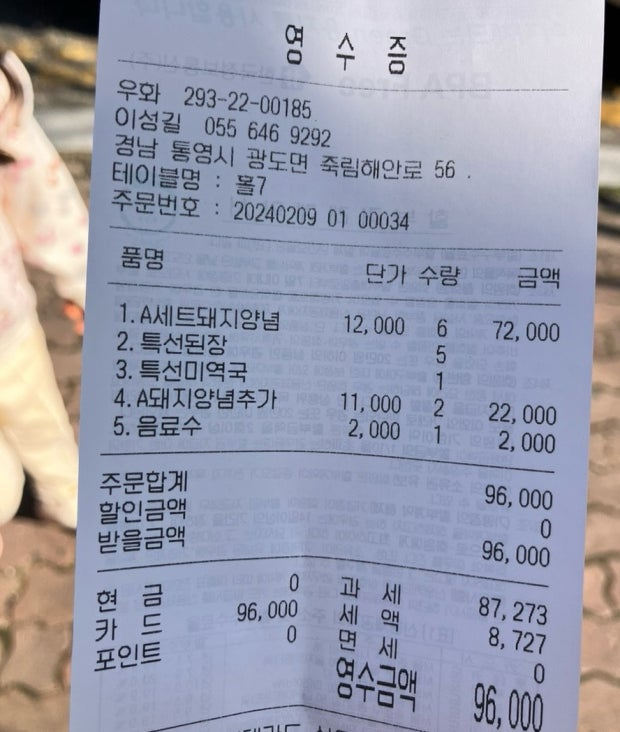
#> input picture AI/review/receipt_10.jpg, 620 x 732 px
$ python -i receipt_preprocess.py   (imports and definitions only)
#> lines starting #> are read from the running program, lines starting #| are printed output that depends on the picture
import cv2
import numpy as np

def preprocess_image(image_bytes: bytes) -> np.ndarray:
    img_array = np.frombuffer(image_bytes, np.uint8)
    bgr = cv2.imdecode(img_array, cv2.IMREAD_COLOR)
    bgr = cv2.resize(bgr, None, fx=2.0, fy=2.0, interpolation=cv2.INTER_CUBIC)

    gray = cv2.cvtColor(bgr, cv2.COLOR_BGR2GRAY)

    # 가벼운 노이즈 제거
    gray = cv2.fastNlMeansDenoising(gray, None, h=8)

    # 대비만 살짝
    clahe = cv2.createCLAHE(clipLimit=2.0, tileGridSize=(8, 8))
    gray = clahe.apply(gray)

    # 글자 획만 살짝 강화
    blur = cv2.GaussianBlur(gray, (0, 0), 1.0)
    sharp = cv2.addWeighted(gray, 1.5, blur, -0.5, 0)
    ocr_image = cv2.cvtColor(sharp, cv2.COLOR_GRAY2BGR)

    return ocr_image

>>> import cv2
>>> picture = cv2.imread('../receipt_10.jpg', cv2.IMREAD_GRAYSCALE)
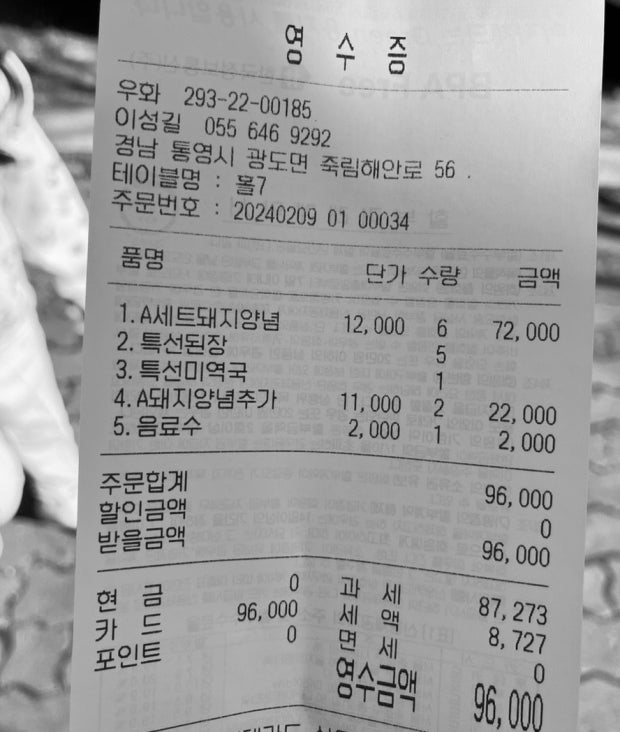
#> picture: shape (732, 620); min 0, max 251, mean 158.6
#> (the run stopped early here; a loop or call above may not have finished)

$ run again, on AI/review/ocr_bbox.png
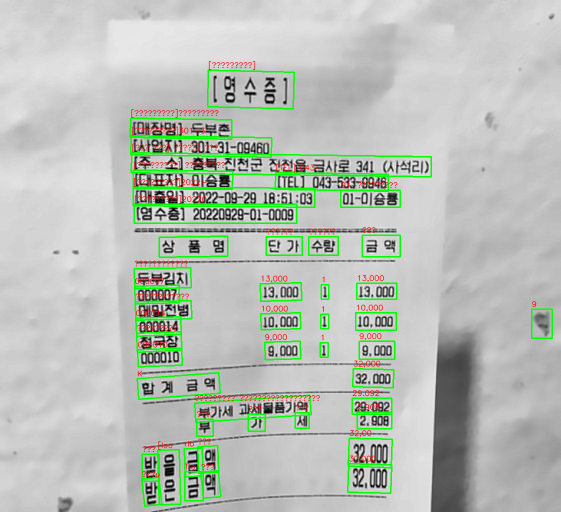
#> input picture AI/review/ocr_bbox.png, 1122 x 1024 px (shown at 1/2 size)
#> `picture = cv2.imread('../receipt_10.jpg', cv2.IMREAD_GRAYSCALE)`:
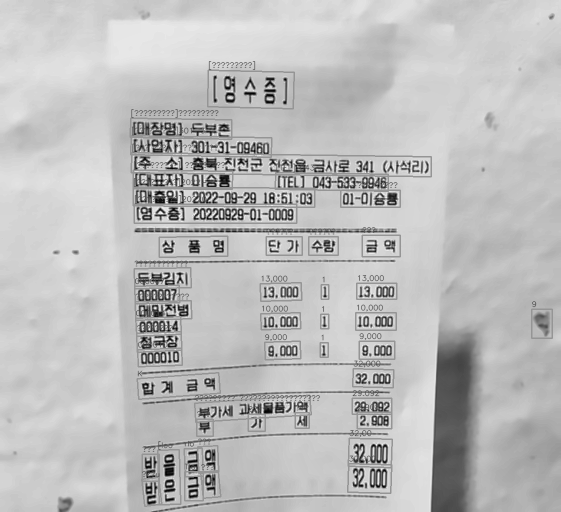
#> picture: shape (1024, 1122) (shown at 1/2 size); min 0, max 255, mean 188.1

$ run again, on AI/review/ocr_bbox_10.png
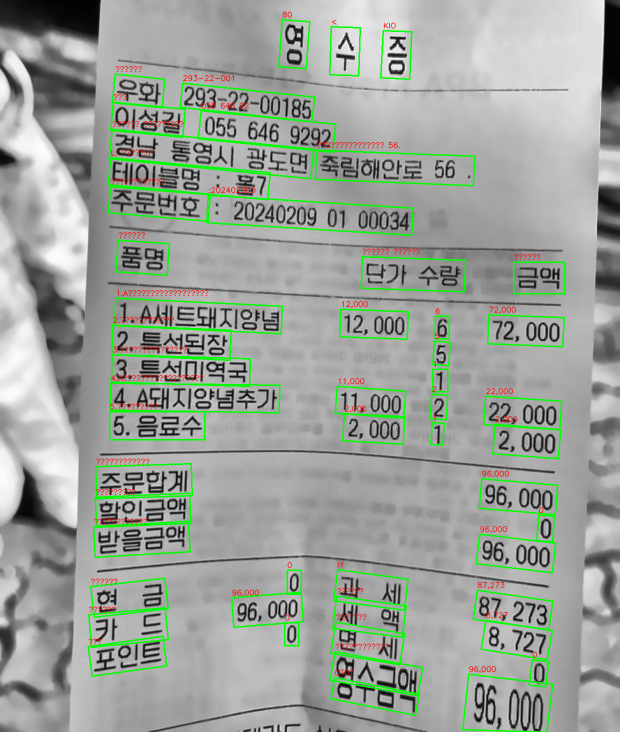
#> input picture AI/review/ocr_bbox_10.png, 1240 x 1464 px (shown at 1/2 size)
#> `picture = cv2.imread('../receipt_10.jpg', cv2.IMREAD_GRAYSCALE)`:
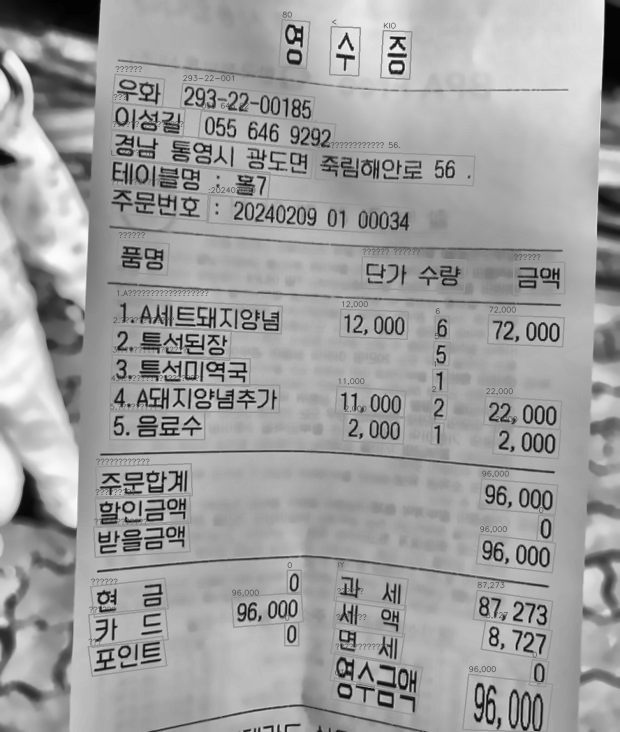
#> picture: shape (1464, 1240) (shown at 1/2 size); min 0, max 255, mean 158.6
